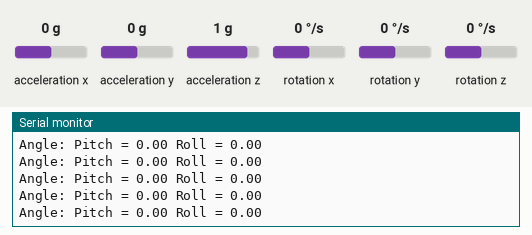
A sketch run on a simulated Arduino Uno, built with avr-gcc and run on an emulated ATmega328P. Parts: the last lines printed to the serial monitor. Wiring (inferred from the names in the program): MPU-6050 motion sensor at I2C address 0x68. The test bench sets the inputs (shaded band); at power-on: acceleration z 1 g, acceleration x 0 g, acceleration y 0 g, rotation x 0 °/s, rotation y 0 °/s, rotation z 0 °/s.

Above: at 1.2 s.
1.3 s: acceleration z set to 0 g
At 1.35 s:
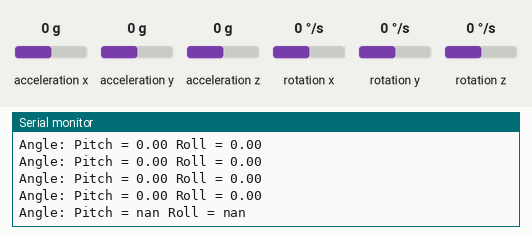
3.2 s: acceleration x set to -1.4 g
At 3.29 s:
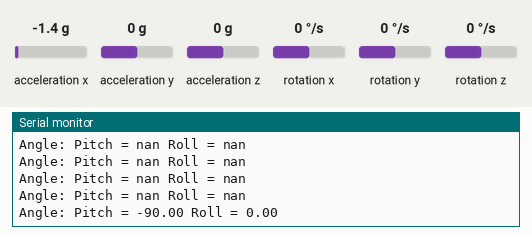
6.2 s: acceleration y set to -1.4 g
At 6.28 s:
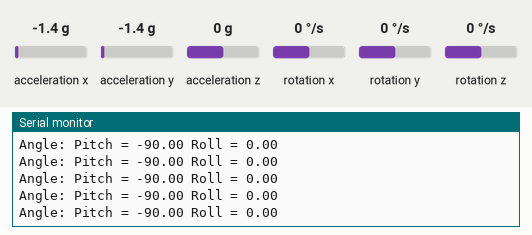
Timing chart, 0 to 9.2 s (numbered marks = the images above; inputs shaded):
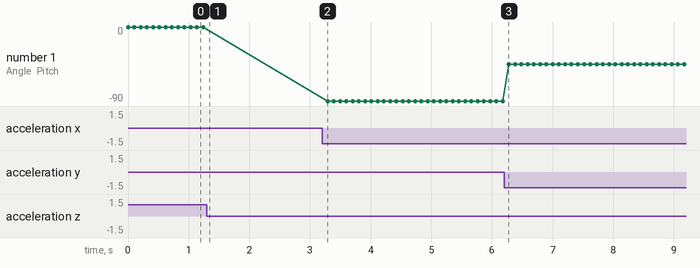

The sketch:

Gyro_PitchRoll.ino
```cpp
#include "Wire.h"//library allows communication with I2C / TWI devices
#include "math.h"//library includes mathematical functions

const int MPU=0x68; //I2C address of the MPU-6050
int16_t AcX,AcY,AcZ,Tmp,GyX,GyY,GyZ; //16-bit integers
int AcXcal,AcYcal,AcZcal,GyXcal,GyYcal,GyZcal,tcal; //calibration variables
double t,tx,tf,pitch,roll;

void setup()
{
    Wire.begin(); //initiate wire library and I2C
    Wire.beginTransmission(MPU); //begin transmission to I2C slave device
    Wire.write(0x6B); // PWR_MGMT_1 register
    Wire.write(0); // set to zero (wakes up the MPU-6050)
    Wire.endTransmission(true); //ends transmission to I2C slave device
    Serial.begin(9600); //serial communication at 9600 bauds
}

void loop()
{
    Wire.beginTransmission(MPU); //begin transmission to I2C slave device
    Wire.write(0x3B); // starting with register 0x3B (ACCEL_XOUT_H)
    Wire.endTransmission(false); //restarts transmission to I2C slave device
    Wire.requestFrom(MPU,14,true); //request 14 registers in total

    //Acceleration data correction
    AcXcal = -950;
    AcYcal = -300;
    AcZcal = 0;

    //Temperature correction
    tcal = -1600;

    //Gyro correction
    GyXcal = 480;
    GyYcal = 170;
    GyZcal = 210;


    //read accelerometer data
    AcX=Wire.read()<<8|Wire.read(); // 0x3B (ACCEL_XOUT_H) 0x3C (ACCEL_XOUT_L)
    AcY=Wire.read()<<8|Wire.read(); // 0x3D (ACCEL_YOUT_H) 0x3E (ACCEL_YOUT_L)
    AcZ=Wire.read()<<8|Wire.read(); // 0x3F (ACCEL_ZOUT_H) 0x40 (ACCEL_ZOUT_L)

    //read temperature data
    Tmp=Wire.read()<<8|Wire.read(); // 0x41 (TEMP_OUT_H) 0x42 (TEMP_OUT_L)

    //read gyroscope data
    GyX=Wire.read()<<8|Wire.read(); // 0x43 (GYRO_XOUT_H) 0x44 (GYRO_XOUT_L)
    GyY=Wire.read()<<8|Wire.read(); // 0x45 (GYRO_YOUT_H) 0x46 (GYRO_YOUT_L)
    GyZ=Wire.read()<<8|Wire.read(); // 0x47 (GYRO_ZOUT_H) 0x48 (GYRO_ZOUT_L)

    //temperature calculation
    tx = Tmp + tcal;
    t = tx/340 + 36.53; //equation for temperature in degrees C from datasheet
    tf = (t * 9/5) + 32; //fahrenheit

    //get pitch/roll
    getAngle(AcX,AcY,AcZ);

    //printing values to serial port
    Serial.print("Angle: ");
    Serial.print("Pitch = "); Serial.print(pitch);
    Serial.print(" Roll = "); Serial.println(roll);
    Serial.println();

//    Serial.print("Accelerometer: ");
//    Serial.print("X = "); Serial.print(AcX + AcXcal);
//    Serial.print(" Y = "); Serial.print(AcY + AcYcal);
//    Serial.print(" Z = "); Serial.println(AcZ + AcZcal);
//
//    Serial.print("Temperature in celsius = "); Serial.print(t);
//    Serial.print(" fahrenheit = "); Serial.println(tf);
//
//    Serial.print("Gyroscope: ");
//    Serial.print("X = "); Serial.print(GyX + GyXcal);
//    Serial.print(" Y = "); Serial.print(GyY + GyYcal);
//    Serial.print(" Z = "); Serial.println(GyZ + GyZcal);
//
    delay(100);
}

//function to convert accelerometer values into pitch and roll
void getAngle(int Ax,int Ay,int Az)
{
    double x = Ax;
    double y = Ay;
    double z = Az;

    pitch = atan(x/sqrt((y*y) + (z*z))); //pitch calculation
    roll = atan(y/sqrt((x*x) + (z*z))); //roll calculation

    //converting radians into degrees
    pitch = pitch * (180.0/M_PI);
    roll = roll * (180.0/M_PI) ;
}
```

Measured:
- after the input at 1.3 s, the serial monitor: prints a new line at once (image 1)
- after the input at 3.2 s, the serial monitor: prints a new line after 0.09 s (image 2)
- plotted number 1: 0 → -90 after the input at 3.2 s, -90 → -45 after the input at 6.2 s
